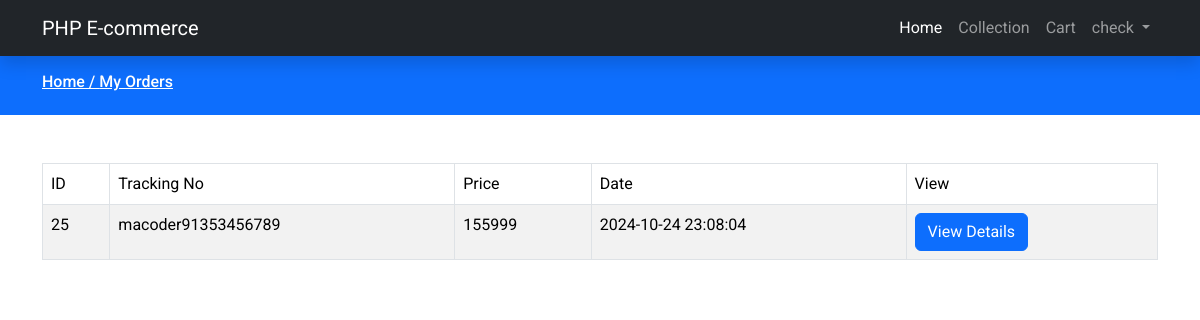
Page /my-orders.php (signed in) on the committed database.
### tables this page shows
CREATE TABLE `orders` (
  `id` int(11) NOT NULL,
  `tracking_no` varchar(191) NOT NULL,
  `user_id` int(191) NOT NULL,
  `name` varchar(191) NOT NULL,
  `email` varchar(191) NOT NULL,
  `phone` varchar(191) NOT NULL,
  `address` mediumtext NOT NULL,
  `pincode` int(191) NOT NULL,
  `total_price` int(191) NOT NULL,
  `payment_mode` varchar(191) NOT NULL,
  `payment_id` varchar(191) DEFAULT NULL,
  `status` tinyint(4) NOT NULL DEFAULT 0,
  `comments` varchar(256) DEFAULT NULL,
  `created_at` timestamp NOT NULL DEFAULT current_timestamp()
);

### functions/userfunction.php (called while the page is built, shortened)
<?php
include('config/dbcon.php');
function getOrders(){
    global $con;
    $userId =  $_SESSION['auth_user']['user_id'];
    $query = "SELECT * FROM orders WHERE user_id = '$userId' ORDER BY id DESC";
    return $query_run = mysqli_query($con, $query);
}
?>

### my-orders.php (the view, shortened to what this page needs)
<?php
include('functions/userfunction.php');
include('includes/header.php');
?>
<div class="py-3 bg-primary">
    <div class="container">
        <h6 class="text-white">
            <a href="index.php" class="text-white">
                Home /
            </a>
            <a href="my-orders.php" class="text-white">
                My Orders
            </a>
        </h6>
    </div>
</div>
<div class="py-5">
    <div class="container">
        <div class="">
            <div class="row">
                <div class="col-md-12">
                    <table class="table table-bordered table-striped">
                        <thead>
                            <tr>
                                <td>ID</td>
                                <td>Tracking No</td>
                                <td>Price</td>
                                <td>Date</td>
                                <td>View</td>
                            </tr>
                        </thead>
                        <tbody>
                            <?php
                        $orders = getOrders();
                        if(mysqli_num_rows($orders) > 0){
                            foreach ($orders as $items) {
                            ?>
                            <tr>
                                <td><?= $items['id']; ?></td>
                                <td><?= $items['tracking_no']; ?></td>
                                <td><?= $items['total_price']; ?></td>
                                <td><?= $items['created_at']; ?></td>
                                <td>
                                    <a href="view-order.php?t=<?= $items['tracking_no']; ?>" class="btn btn-primary">View Details</a>
                                </td>
                            </tr>
                            <?php
                            }
                        }
                        else{
                           ?>
                            <tr>
                                <td colspan="5">No Orders Yet</td>
                            </tr>
                            <?php
                        }
                    ?>
                        </tbody>
                    </table>
                </div>
            </div>
        </div>
    </div>
</div>
<?php
include('includes/footer.php');
?>

### assets/css/custom.css (style rules this page uses)
* { font-family: "Roboto", sans-serif; }
a { text-decoration: none; }

### rows in the picture
orders: id "25", tracking_no "macoder91353456789", total_price "155999", created_at "2024-10-24 23:08:04"

### other values in the picture
$_SESSION['auth_user']['name'] "check"
